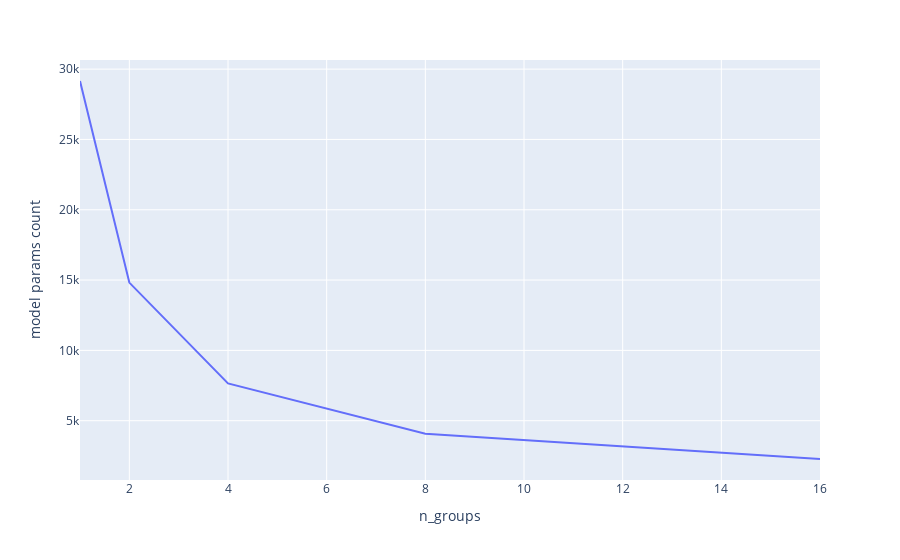

Notebook cell for this chart:
### Code cell
px.line(df, x='n_groups', y='model params count', line_shape='spline')

### Figure 1 — Plotly figure (JSON) as saved in the notebook; plotly's stock layout.template omitted (floating-point values rounded to 4 significant figures)
{"data": [{"hovertemplate": "n_groups=%{x}<br>model params count=%{y}<extra></extra>", "legendgroup": "", "line": {"color": "#636efa", "dash": "solid", "shape": "spline"}, "marker": {"symbol": "circle"}, "mode": "lines", "name": "", "orientation": "v", "showlegend": false, "type": "scatter", "x": [1, 1, 1, 1, 1, 1, 1, 1, 1, 1, 1, 1, 1, 1, 1, 1, 1, 1, 1, 1, 2, 2, 2, 2, 2, 2, 2, 2, 2, 2, 2, 2, 2, 2, 2, 2, 2, 2, 2, 2, 4, 4, 4, 4, 4, 4, 4, 4, 4, 4, 4, 4, 4, 4, 4, 4, 4, 4, 4, 4, 8, 8, 8, 8, 8, 8, 8, 8, 8, 8, 8, 8, 8, 8, 8, 8, 8, 8, 8, 8, 16, 16, 16, 16, 16, 16, 16, 16, 16, 16, 16, 16, 16, 16, 16, 16, 16, 16, 16, 16], "xaxis": "x", "y": [29156, 29156, 29156, 29156, 29156, 29156, 29156, 29156, 29156, 29156, 29156, 29156, 29156, 29156, 29156, 29156, 29156, 29156, 29156, 29156, 14820, 14820, 14820, 14820, 14820, 14820, 14820, 14820, 14820, 14820, 14820, 14820, 14820, 14820, 14820, 14820, 14820, 14820, 14820, 14820, 7652, 7652, 7652, 7652, 7652, 7652, 7652, 7652, 7652, 7652, 7652, 7652, 7652, 7652, 7652, 7652, 7652, 7652, 7652, 7652, 4068, 4068, 4068, 4068, 4068, 4068, 4068, 4068, 4068, 4068, 4068, 4068, 4068, 4068, 4068, 4068, 4068, 4068, 4068, 4068, 2276, 2276, 2276, 2276, 2276, 2276, 2276, 2276, 2276, 2276, 2276, 2276, 2276, 2276, 2276, 2276, 2276, 2276, 2276, 2276], "yaxis": "y"}], "layout": {"legend": {"tracegroupgap": 0}, "margin": {"t": 60}, "xaxis": {"anchor": "y", "domain": [0, 1], "title": {"text": "n_groups"}}, "yaxis": {"anchor": "x", "domain": [0, 1], "title": {"text": "model params count"}}}}
